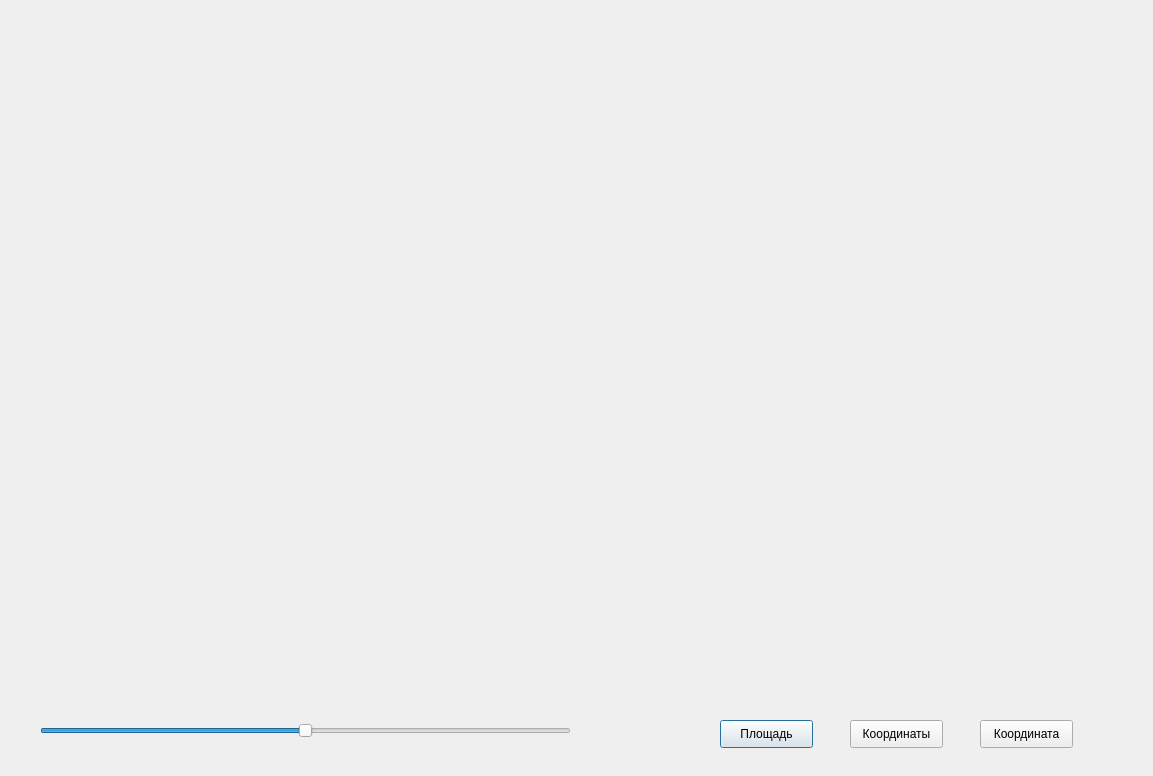
<?xml version="1.0" encoding="UTF-8"?>
<ui version="4.0">
 <class>Dialog</class>
 <widget class="QDialog" name="Dialog">
  <property name="geometry">
   <rect>
    <x>0</x>
    <y>0</y>
    <width>1153</width>
    <height>776</height>
   </rect>
  </property>
  <property name="windowTitle">
   <string>Dialog</string>
  </property>
  <widget class="QSlider" name="horizontalSlider">
   <property name="geometry">
    <rect>
     <x>40</x>
     <y>720</y>
     <width>531</width>
     <height>22</height>
    </rect>
   </property>
   <property name="maximum">
    <number>100</number>
   </property>
   <property name="value">
    <number>50</number>
   </property>
   <property name="orientation">
    <enum>Qt::Horizontal</enum>
   </property>
  </widget>
  <widget class="QLabel" name="pictire">
   <property name="geometry">
    <rect>
     <x>10</x>
     <y>30</y>
     <width>1131</width>
     <height>661</height>
    </rect>
   </property>
   <property name="text">
    <string>&lt;html&gt;&lt;head/&gt;&lt;body&gt;&lt;p&gt;&lt;img src=&quot;:/newPrefix/jj.png&quot;/&gt;&lt;/p&gt;&lt;/body&gt;&lt;/html&gt;</string>
   </property>
  </widget>
  <widget class="QPushButton" name="pushButton">
   <property name="geometry">
    <rect>
     <x>720</x>
     <y>720</y>
     <width>93</width>
     <height>28</height>
    </rect>
   </property>
   <property name="text">
    <string>Площадь</string>
   </property>
  </widget>
  <widget class="QPushButton" name="pushButton_2">
   <property name="geometry">
    <rect>
     <x>850</x>
     <y>720</y>
     <width>93</width>
     <height>28</height>
    </rect>
   </property>
   <property name="text">
    <string>Координаты</string>
   </property>
  </widget>
  <widget class="QPushButton" name="pushButton_3">
   <property name="geometry">
    <rect>
     <x>980</x>
     <y>720</y>
     <width>93</width>
     <height>28</height>
    </rect>
   </property>
   <property name="text">
    <string>Координата</string>
   </property>
  </widget>
  <widget class="QLabel" name="KPFU">
   <property name="geometry">
    <rect>
     <x>500</x>
     <y>170</y>
     <width>211</width>
     <height>151</height>
    </rect>
   </property>
   <property name="text">
    <string/>
   </property>
  </widget>
  <widget class="QLabel" name="UNIKS">
   <property name="geometry">
    <rect>
     <x>700</x>
     <y>430</y>
     <width>151</width>
     <height>221</height>
    </rect>
   </property>
   <property name="text">
    <string/>
   </property>
  </widget>
  <widget class="QLabel" name="GLAV_ZD">
   <property name="geometry">
    <rect>
     <x>280</x>
     <y>460</y>
     <width>411</width>
     <height>211</height>
    </rect>
   </property>
   <property name="text">
    <string/>
   </property>
  </widget>
 </widget>
 <resources>
  <include location="image.qrc"/>
 </resources>
 <connections/>
</ui>
